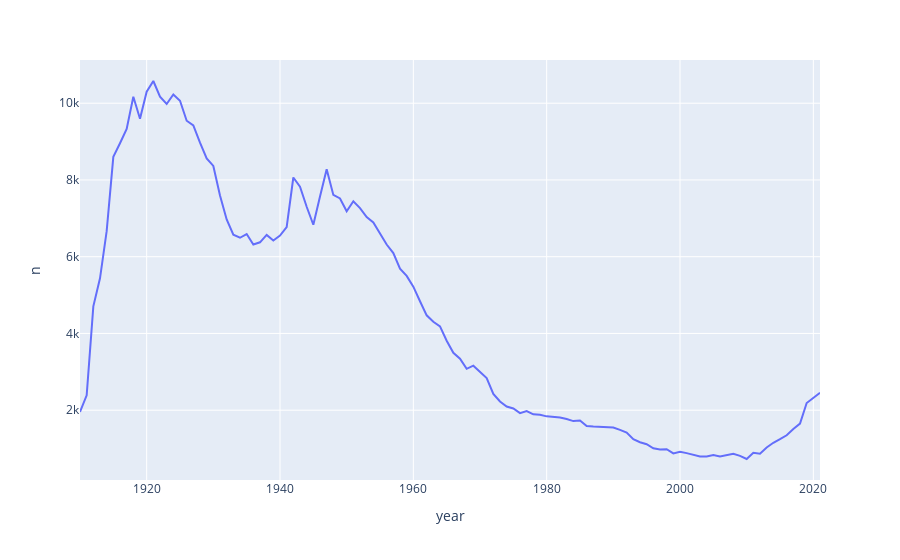

Notebook cell for this chart:
### Code cell
px.line(name_df, x="year", y="n")
